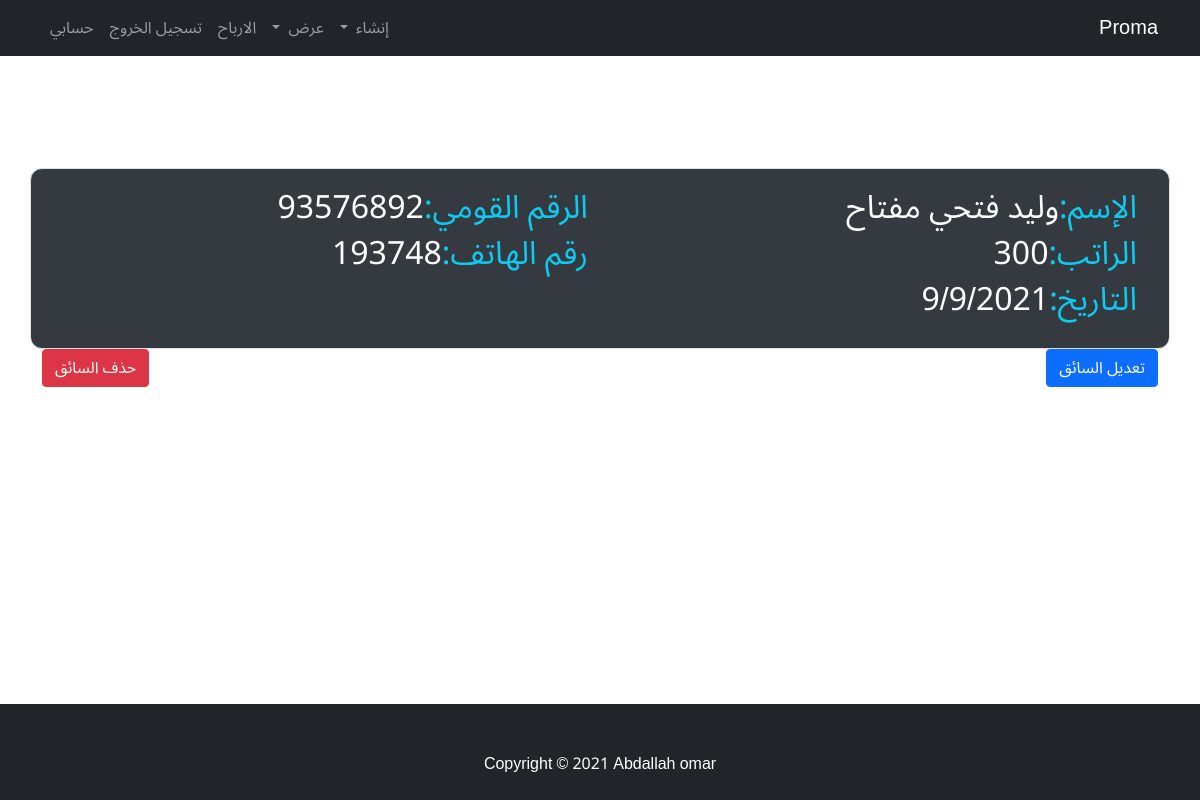
The page /drivers/2 (signed in) on the database its author committed.
### home_app/models.py (models this page shows, shortened)
class driver(models.Model):
    user = models.ForeignKey(User, verbose_name=("المستخدم"), on_delete=models.CASCADE)
    name = models.CharField(max_length=50, verbose_name="الاسم")
    number_kawme = models.IntegerField(verbose_name="الرقم القومي")
    number_phone = models.IntegerField(verbose_name="رقم الهاتف")
    Salary = models.IntegerField(verbose_name="المرتب الشهري")
    image = models.ImageField(upload_to="boys_images/", verbose_name="صورة السائق", blank=True, null=True)
    rateb = models.IntegerField(verbose_name="الراتب السنوي", null=True ,blank=True)
    date = models.DateTimeField(auto_now=True, verbose_name="التاريخ")
    add_date = models.DateField(auto_now=False, auto_now_add=False, verbose_name="التاريخ",null=True,blank=True)
    def __str__(self):
       return self.name
    class Meta:
        verbose_name = 'driver'
        verbose_name_plural = 'drivers'

### home_app/views.py (the view)
# urls.py: path('drivers/<int:id>', driver_detail, name="driver_detail"),
@login_required
def driver_detail(request, id):
    driver_detail = driver.objects.filter(id=id, user=request.user)
    return render(request, 'project/driver_detail.html', context={'driver':driver_detail})

### home_app/templates/project/driver_detail.html (shortened to what this page needs)
{% extends 'short_base.html' %}
{% block body %}
<div class="container mt-4">
    {% for driver in driver %}
    <div class="row border">
        <h2 class="col-sm-12 col-xs-12 col-md-6 col-lg-6 col-xl-6"><span class="text-info">الإسم:</span>{{driver}}</h2>
        <h2 class="col-sm-12 col-xs-12 col-md-6 col-lg-6 col-xl-6"><span class="text-info">الرقم القومي:</span>{{driver.number_kawme}}</h2>
        <h2 class="col-sm-12 col-xs-12 col-md-6 col-lg-6 col-xl-6"><span class="text-info">الراتب:</span>{{driver.Salary}}</h2>
        <h2 class="col-sm-12 col-xs-12 col-md-6 col-lg-6 col-xl-6"><span class="text-info">رقم الهاتف:</span>{{driver.number_phone}}</h2>
        <h2 class="col-sm-12 col-xs-12 col-md-6 col-lg-6 col-xl-6"><span class="text-info">التاريخ:</span>{{driver.date|date:"j/n/Y"}}</h2>
    </div>
    <div class="row">
        <div class="col-6"><a href="{% url 'app:edit_driver'  driver.id %}" class="btn btn-primary">تعديل السائق</a></div>
        <div class="col-6 text-end align-self-end"><a href="{% url 'app:delete_driver'  driver.id %}" class="btn btn-danger">حذف السائق</a></div>
    </div>
</div>
{% endfor %}
{% endblock %}

### home_app/templates/short_base.html (style rules this page uses)
* { font-family: 'Noto Sans Arabic', sans-serif; }

### home_app/templates/project/driver_detail.html (style rules this page uses)
.border { border: 2px solid #000; border-radius: 12px; padding: 20px; background-color: #343a40; color: #fff; margin-top: 10%; }

### rows shown on the page
driver: name "وليد فتحي مفتاح", number_kawme "93576892", Salary "300", number_phone "193748", date "9/9/2021"
